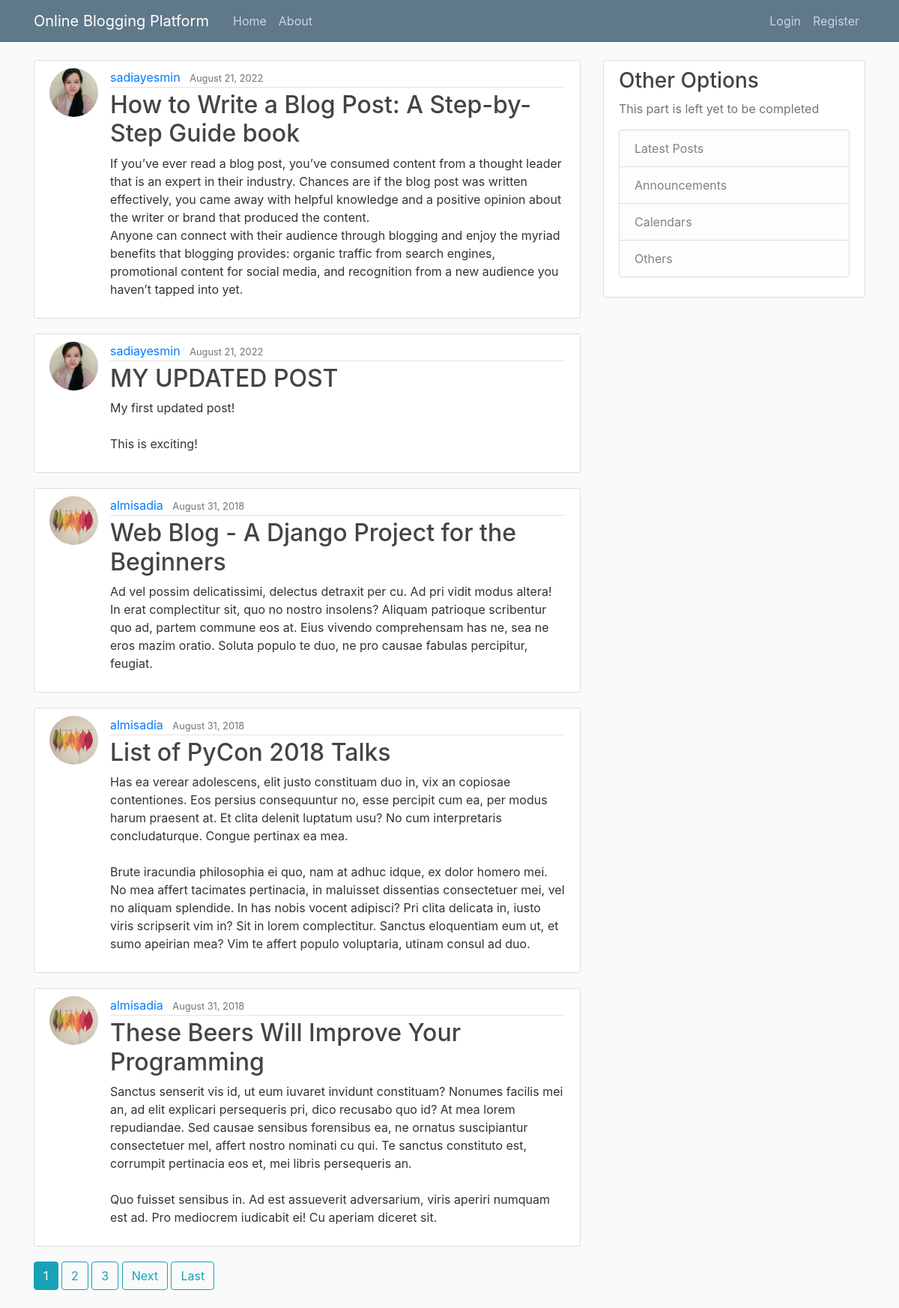
The page / on the database its author committed.
### blog/models.py (models this page shows, shortened)
class Post(models.Model):
    title = models.CharField(max_length=100)
    content = models.TextField()
    date_posted = models.DateTimeField(default=timezone.now)
    author = models.ForeignKey(User, on_delete=models.CASCADE)

### users/models.py (models this page shows, shortened)
class Profile(models.Model):
    user = models.OneToOneField(User, on_delete=models.CASCADE)
    image = models.ImageField(default='default.jpg', upload_to='profile_pics')

### blog/views.py (the view)
# urls.py: path('', PostListView.as_view(), name='blog-home'),
class PostListView(ListView):
    model = Post
    template_name = 'blog/home.html'  # <app>/<model>_<viewtype>.html
    context_object_name = 'posts'
    ordering = ['-date_posted']
    paginate_by = 5

### blog/templates/blog/home.html (shortened to what this page needs)
{% extends "blog/base.html" %}
{% block content %}
    {% for post in posts %}
        <article class="media content-section">
          <img class="rounded-circle article-img" src="{{ post.author.profile.image.url }}">
          <div class="media-body">
            <div class="article-metadata">
              <a class="mr-2" href="{% url 'user-posts' post.author.username %}">{{ post.author }}</a>
              <small class="text-muted">{{ post.date_posted|date:"F d, Y" }}</small>
            </div>
            <h2><a class="article-title" href="{% url 'post-detail' post.id %}">{{ post.title }}</a></h2>
            <p class="article-content">{{ post.content }}</p>
          </div>
        </article>
    {% endfor %}
    {% if is_paginated %}
      {% for num in page_obj.paginator.page_range %}
        {% if page_obj.number == num %}
          <a class="btn btn-info mb-4" href="?page={{ num }}">{{ num }}</a>
        {% elif num > page_obj.number|add:'-3' and num < page_obj.number|add:'3' %}
          <a class="btn btn-outline-info mb-4" href="?page={{ num }}">{{ num }}</a>
        {% endif %}
      {% endfor %}
      {% if page_obj.has_next %}
        <a class="btn btn-outline-info mb-4" href="?page={{ page_obj.next_page_number }}">Next</a>
        <a class="btn btn-outline-info mb-4" href="?page={{ page_obj.paginator.num_pages }}">Last</a>
      {% endif %}
    {% endif %}
{% endblock content %}

### blog/templates/blog/base.html (shortened to what this page needs)
{% load static %}
<!DOCTYPE html>
<html>
<head>
    <link rel="stylesheet" href="https://maxcdn.bootstrapcdn.com/bootstrap/4.0.0/css/bootstrap.min.css">
    <link rel="stylesheet" type="text/css" href="{% static 'blog/main.css' %}">
</head>
<body>
    <header class="site-header">
      <nav class="navbar navbar-expand-md navbar-dark bg-steel fixed-top">
        <div class="container">
          <a class="navbar-brand mr-4" href="{% url 'blog-home' %}">Online Blogging Platform</a>
          <div class="collapse navbar-collapse" id="navbarToggle">
            <div class="navbar-nav mr-auto">
              <a class="nav-item nav-link" href="{% url 'blog-home' %}">Home</a>
              <a class="nav-item nav-link" href="{% url 'blog-about' %}">About</a>
            </div>
            <div class="navbar-nav">
              {% if user.is_authenticated %}
                <a class="nav-item nav-link" href="{% url 'post-create' %}">New Post</a>
                <a class="nav-item nav-link" href="{% url 'profile' %}">Profile</a>
                <a class="nav-item nav-link" href="{% url 'logout' %}">Logout</a>
              {% else %}
                <a class="nav-item nav-link" href="{% url 'login' %}">Login</a>
                <a class="nav-item nav-link" href="{% url 'register' %}">Register</a>
              {% endif %}
            </div>
          </div>
        </div>
      </nav>
    </header>
    <main role="main" class="container">
      <div class="row">
        <div class="col-md-8">
          {% block content %}{% endblock %}
        </div>
        <div class="col-md-4">
          <div class="content-section">
            <h3>Other Options</h3>
            <p class='text-muted'>This part is left yet to be completed
              <ul class="list-group">
                <li class="list-group-item list-group-item-light">Latest Posts</li>
                <li class="list-group-item list-group-item-light">Announcements</li>
                <li class="list-group-item list-group-item-light">Calendars</li>
                <li class="list-group-item list-group-item-light">Others</li>
              </ul>
            </p>
          </div>
        </div>
      </div>
    </main>
</body>
</html>

### blog/static/blog/main.css (style rules this page uses)
body { background: #fafafa; color: #333333; margin-top: 5rem; }
h1, h2, h3, h4, h5, h6 { color: #444444; }
ul { margin: 0; }
.bg-steel { background-color: #5f788a; }
.site-header .navbar-nav .nav-link { color: #cbd5db; }
.content-section { background: #ffffff; padding: 10px 20px; border: 1px solid #dddddd; border-radius: 3px; margin-bottom: 20px; }
.article-title { color: #444444; }
.article-content { white-space: pre-line; }
.article-img { height: 65px; width: 65px; margin-right: 16px; }
.article-metadata { padding-bottom: 1px; margin-bottom: 4px; border-bottom: 1px solid #e3e3e3 }

### rows shown on the page
Post: author.profile.image (picture), author "sadiayesmin", date_posted "August 21, 2022", title "How to Write a Blog Post: A Step-by-Step Guide book", content "If you’ve ever read a blog post, you’ve consumed content from a thought leader that is an expert in their industry. Chances are if the blog post was written effectively, you came away with helpful knowledge and a positive opinion about the writer or brand that produced the content. Anyone can connect with their audience through blogging and enjoy the myriad benefits that blogging provides: organic traffic from search engines, promotional content for social media, and recognition from a new audience you haven’t tapped into yet."
Post: author.profile.image (picture), author "sadiayesmin", date_posted "August 21, 2022", title "MY UPDATED POST", content "My first updated post! This is exciting!"
Post: author.profile.image (picture), author "almisadia", date_posted "August 31, 2018", title "Web Blog - A Django Project for the Beginners", content "Ad vel possim delicatissimi, delectus detraxit per cu. Ad pri vidit modus altera! In erat complectitur sit, quo no nostro insolens? Aliquam patrioque scribentur quo ad, partem commune eos at. Eius vivendo comprehensam has ne, sea ne eros mazim oratio. Soluta populo te duo, ne pro causae fabulas percipitur, feugiat."
Post: author.profile.image (picture), author "almisadia", date_posted "August 31, 2018", title "List of PyCon 2018 Talks", content "Has ea verear adolescens, elit justo constituam duo in, vix an copiosae contentiones. Eos persius consequuntur no, esse percipit cum ea, per modus harum praesent at. Et clita delenit luptatum usu? No cum interpretaris concludaturque. Congue pertinax ea mea. Brute iracundia philosophia ei quo, nam at adhuc idque, ex dolor homero mei. No mea affert tacimates pertinacia, in maluisset dissentias consectetuer mei, vel no aliquam splendide. In has nobis vocent adipisci? Pri clita delicata in, iusto viris scripserit vim in? Sit in lorem complectitur. Sanctus eloquentiam eum ut, et sumo apeirian mea? Vim te affert populo voluptaria, utinam consul ad duo."
Post: author.profile.image (picture), author "almisadia", date_posted "August 31, 2018", title "These Beers Will Improve Your Programming", content "Sanctus senserit vis id, ut eum iuvaret invidunt constituam? Nonumes facilis mei an, ad elit explicari persequeris pri, dico recusabo quo id? At mea lorem repudiandae. Sed causae sensibus forensibus ea, ne ornatus suscipiantur consectetuer mel, affert nostro nominati cu qui. Te sanctus constituto est, corrumpit pertinacia eos et, mei libris persequeris an. Quo fuisset sensibus in. Ad est assueverit adversarium, viris aperiri numquam est ad. Pro mediocrem iudicabit ei! Cu aperiam diceret sit."

### other values the page prints
{{ num }} "1"
{{ num }} "2" "3"
